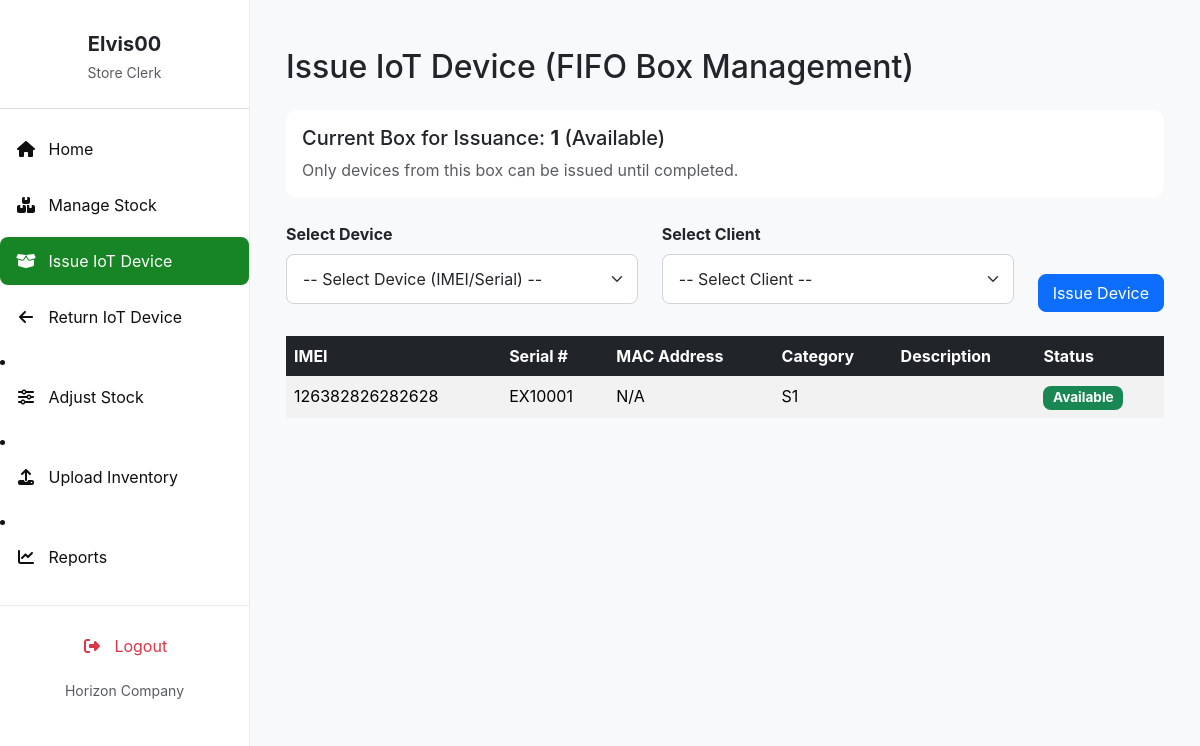
The app's page /issue_device/ (signed in) with its own data.
### invent/models.py (models this page shows, shortened)
class Box(models.Model):
    number = models.CharField(max_length=50, unique=True)
    status = models.CharField(
        max_length=20,
        choices=(
            ('available', 'Available'),
            ('in_progress', 'In Progress'),
            ('completed', 'Completed'),
        ),
        default='available'
    )

class Device(models.Model):
    box = models.ForeignKey(Box, on_delete=models.CASCADE, related_name='devices')
    imei_no = models.CharField(max_length=50, unique=True)
    serial_no = models.CharField(max_length=50, unique=True, null=True, blank=True)
    category = models.CharField(max_length=50)
    description = models.TextField(blank=True)
    selling_price_usd = models.DecimalField(max_digits=10, decimal_places=2, null=True, blank=True)
    selling_price_ksh = models.DecimalField(max_digits=10, decimal_places=2, null=True, blank=True)
    selling_price_tsh = models.DecimalField(max_digits=10, decimal_places=2, null=True, blank=True)
    status = models.CharField(
        max_length=20,
        choices=(
            ('available', 'Available'),
            ('issued', 'Issued'),
            ('returned', 'Returned'),
            ('faulty', 'Faulty'),
        ),
        default='available'
    )

### invent/views.py (the view, shortened to what this page needs)
# urls.py: path('issue_device/', views.issue_device, name='issue_device'),
@login_required
@permission_required('invent.can_issue_item', raise_exception=True)
def issue_device(request):
    box = Box.objects.filter(status='available').order_by('id').first()
    if not box:
        messages.error(request, "No device boxes available for issuance.")
        return redirect('store_clerk_dashboard')
    available_devices = box.devices.filter(status='available')
    clients = Client.objects.all()
    return render(request, 'invent/issue_device.html', {
        'box': box,
        'available_devices': available_devices,
        'clients': clients,
    })

### invent/context_processors.py (called while the page is built)
def pending_requests_count(request):
    count = 0  # Default to 0
    if request.user.is_authenticated:
        if request.user.has_perm('invent.can_issue_item'):
            count = ItemRequest.objects.filter(status='Pending').count()
    return {'pending_requests_count_for_sidebar': count}

### invent/templates/invent/issue_device.html (shortened to what this page needs)
{% extends 'invent/base_store_clerk.html' %}
{% load static %}
{% block content %}
<div class="container mt-4">
    <h2 class="mb-4">Issue IoT Device (FIFO Box Management)</h2>
    {% if box %}
        <div class="card mb-4">
            <div class="card-body">
                <h5 class="card-title mb-2">Current Box for Issuance: <strong>{{ box.number }}</strong> ({{ box.status|capfirst }})</h5>
                <p class="mb-0 text-muted">Only devices from this box can be issued until completed.</p>
            </div>
        </div>
        <form method="post">
            <div class="row mb-3">
                <div class="col-md-5 mb-2">
                    <label for="device_id" class="form-label"><strong>Select Device</strong></label>
                    <select name="device_id" id="device_id" class="form-select" required>
                        <option value="" disabled selected>-- Select Device (IMEI/Serial) --</option>
                    </select>
                </div>
                <div class="col-md-5 mb-2">
                    <label for="client_id" class="form-label"><strong>Select Client</strong></label>
                    <select name="client_id" id="client_id" class="form-select" required>
                        <option value="" disabled selected>-- Select Client --</option>
                    </select>
                </div>
                <div class="col-md-2 d-flex align-items-end">
                    <button type="submit" class="btn btn-primary w-100">Issue Device</button>
                </div>
            </div>
        </form>
        <div class="table-responsive mt-4">
            <table class="table table-hover table-striped">
                <thead class="table-dark">
                    <tr>
                        <th>IMEI</th>
                        <th>Serial #</th>
                        <th>MAC Address</th>
                        <th>Category</th>
                        <th>Description</th>
                        <th>Status</th>
                    </tr>
                </thead>
                <tbody>
                    {% for device in available_devices %}
                    <tr>
                        <td>{{ device.imei_no }}</td>
                        <td>{{ device.serial_no|default:"N/A" }}</td>
                        <td>{{ device.mac_address|default:"N/A" }}</td>
                        <td>{{ device.category|default:"N/A" }}</td>
                        <td>{{ device.description|default:"" }}</td>
                        <td><span class="badge bg-success">{{ device.status|capfirst }}</span></td>
                    </tr>
                    {% empty %}
                    <tr>
                        <td colspan="6" class="text-center text-muted">No available devices in this box.</td>
                    </tr>
                    {% endfor %}
                </tbody>
            </table>
        </div>
    {% else %}
        <div class="alert alert-info">
            <strong>No boxes are available for device issuance at this time.</strong>
        </div>
    {% endif %}
</div>
{% endblock %}

### invent/templates/invent/base_store_clerk.html (shortened to what this page needs)
<!DOCTYPE html>
<html lang="en">
<head>
    <link href="https://cdn.jsdelivr.net/npm/bootstrap@5.3.3/dist/css/bootstrap.min.css" rel="stylesheet">
    <link href="https://cdnjs.cloudflare.com/ajax/libs/font-awesome/6.4.0/css/all.min.css" rel="stylesheet">
    <link href="https://cdn.jsdelivr.net/npm/select2@4.1.0-rc.0/dist/css/select2.min.css" rel="stylesheet" />
    <link href="https://cdn.jsdelivr.net/npm/select2-bootstrap-5-theme@1.3.0/dist/select2-bootstrap-5-theme.min.css" rel="stylesheet" />
</head>
<body>
    <nav id="sidebarMenu" class="sidebar-wrapper collapse d-md-block">
        <div class="sidebar-content">
            <div class="text-center mb-4 pt-3">
                <h5 class="fw-bold mb-1 text-dark">{{ user.first_name|default:user.username }}</h5>
                <small class="text-muted">Store Clerk</small>
            </div>
            <hr class="border-secondary opacity-25" />
            <ul class="nav flex-column">
                <li class="nav-item mb-2">
                    <a class="nav-link {% if request.resolver_match.url_name == 'store_clerk_dashboard' %}active{% endif %}" href="{% url 'store_clerk_dashboard' %}">
                       <i class="fas fa-fw fa-home me-2"></i> Home
                    </a>
                </li>
                <li class="nav-item mb-2">
                    <a class="nav-link {% if request.resolver_match.url_name == 'manage_stock' %}active{% endif %}" href="{% url 'manage_stock' %}">
                        <i class="fas fa-fw fa-boxes me-2"></i> Manage Stock
                    </a>
                </li>
                <li class="nav-item mb-2">
                    <a class="nav-link {% if request.resolver_match.url_name == 'issue_device' %}active{% endif %}" href="{% url 'issue_device' %}">
                        <i class="fas fa-fw fa-box-open me-2"></i> Issue IoT Device
                    </a>
                </li>
                <li class="nav-item mb-2">
                    <a class="nav-link {% if request.resolver_match.url_name == 'return_device' %}active{% endif %}" href="{% url 'return_device' %}">
                        <i class="fas fa-fw fa-arrow-left me-2"></i> Return IoT Device
                    </a>
                </li>
            </ul>
                <li class="nav-item mb-2">
                    <a class="nav-link {% if request.resolver_match.url_name == 'adjust_stock' %}active{% endif %}" href="{% url 'adjust_stock' %}">
                        <i class="fas fa-fw fa-sliders-h me-2"></i> Adjust Stock
                    </a>
                </li>
                <li class="nav-item mb-2">
                    <a class="nav-link {% if request.resolver_match.url_name == 'upload_inventory' %}active{% endif %}" href="{% url 'upload_inventory' %}">
                        <i class="fas fa-fw fa-upload me-2"></i> Upload Inventory
                    </a>
                </li>
                <li class="nav-item mb-2">
                    <a class="nav-link {% if request.resolver_match.url_name == 'reports' %}active{% endif %}" href="{% url 'reports' %}">
                        <i class="fas fa-fw fa-chart-line me-2"></i> Reports
                    </a>
                </li>
        </div>
        <div class="sidebar-bottom">
            <ul class="nav flex-column mb-2">
                <li class="nav-item">
                    <a class="nav-link text-danger logout-link" href="{% url 'logout' %}">
                        <i class="fas fa-fw fa-right-from-bracket me-2"></i> Logout
                    </a>
                </li>
            </ul>
            <small class="text-muted">Horizon Company</small>
        </div>
    </nav>
    <main class="main-content">
        {% block content %}{% endblock %}
    </main>
</body>
</html>

### invent/templates/invent/base_store_clerk.html (style rules this page uses)
:root { --bs-primary: #198754; --bs-primary-rgb: 25, 135, 84; --bs-btn-primary-color: #fff; --bs-btn-primary-bg: var(--bs-primary); --bs-btn-primary-border-color: var(--bs-primary); --bs-btn-primary-hover-bg: #157347; --bs-btn-primary-hover-border-color: #146c43; --bs-btn-primary-active-bg: #13653f; --bs-btn-primary-active-border-color: #125f3c; --bs-link-color: var(--bs-primary); --bs-link-hover-color: #157347; --sidebar-bg: white; --sidebar-text: #0f0f0f; --sidebar-active: #178526; --sidebar-hover: #15b33c; }
body { font-family: 'Inter', sans-serif; background-color: #f8f9fa; margin: 0; }
.sidebar-wrapper { position: fixed; top: 0; bottom: 0; left: 0; width: 250px; background-color: var(--sidebar-bg); color: var(--sidebar-text); border-right: 1px solid #e9ecef; z-index: 1030; display: flex; flex-direction: column; }
.sidebar-content { flex-grow: 1; overflow-y: auto; padding-top: 1rem; padding-bottom: 1rem; }
.sidebar-wrapper .nav-link { color: var(--sidebar-text); padding: 0.75rem 1rem; border-radius: 0.5rem; transition: background-color 0.2s ease, color 0.2s ease; }
.sidebar-wrapper .nav-link.active { background-color: var(--sidebar-active); color: #fff; }
.sidebar-wrapper .nav-link.text-danger { color: #dc3545 !important; }
.sidebar-bottom { padding-top: 1rem; padding-bottom: 1rem; text-align: center; border-top: 1px solid #e9ecef; }
.main-content { margin-left: 250px; padding: 1.5rem; min-height: 100vh; overflow-x: hidden; transition: margin-left 0.3s ease-in-out; }
.card { border-radius: 0.75rem; border: none; }
.btn { border-radius: 0.5rem; }
.badge { border-radius: 0.5rem; padding: 0.4em 0.7em; font-size: 0.85em; }
.table thead th { border-bottom: none; }
.table tbody tr:last-child td { border-bottom: none; }
.form-control, .form-select { border-radius: 0.5rem; border-color: #ced4da; padding: 0.75rem 1rem; }

### records on screen
Box: number "1", status "Available"
Device: imei_no "126382826282628", serial_no "EX10001", mac_address "N/A", category "S1", status "Available"

### other values on screen
{{ user.first_name|default:user.username }} "Elvis00"
